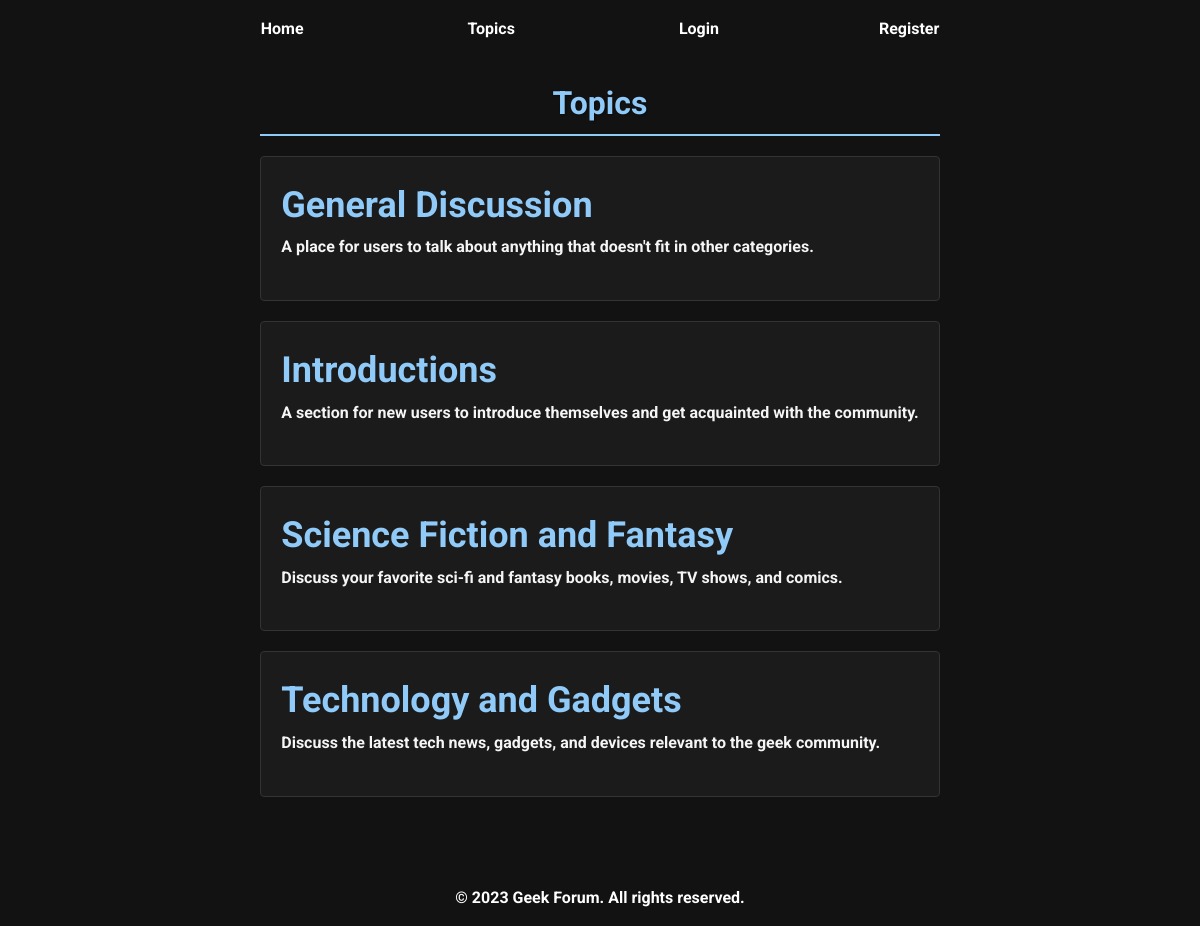
Page /topic.php on the committed database.
### tables this page shows
CREATE TABLE `topics` (
  `id` int(11) NOT NULL,
  `title` varchar(256) NOT NULL,
  `description` varchar(256) NOT NULL
);

### topic.php (the view, shortened to what this page needs)
<?php
    require 'db.php';
    $sql = "SELECT * FROM topics";
    $topics = $conn->query($sql);
?>
<!DOCTYPE html>
<html lang="en">
<head>
    <link rel="stylesheet" href="topic.css">
</head>
<body>
    <?php require "header.php"?>
    <main class="container">
        <h1>Topics</h1>
        <section class="topics">
            <ul class="topic-list">
            <?php if ($topics->num_rows > 0):?>
            <?php while ($topic = $topics->fetch_assoc()):?>
                <li class="topic-item">
                    <a href="topic_posts/<?php echo $topic['id']; ?>" class="topic-title">
                        <h2><?php echo htmlspecialchars($topic['title']); ?></h2>
                    </a>
                    <p class="topic-description"><?php echo htmlspecialchars($topic['description']); ?></p>
                </li>
            <?php endwhile;?>
            <?php else: ?>
                <p>No topics found.</p>
            <?php endif;?>
            </ul>
        </section>
    </main>
    <?php include("footer.php"); ?>
</body>
</html>

### topic.css (style rules this page uses)
* { margin: 0; padding: 0; box-sizing: border-box; }
html { height: 100%; }
body { font-family: 'Roboto', sans-serif; background-color: #121212; font-weight: bold; line-height: 1.6; color: #f5f5f5; display: flex; flex-direction: column; min-height: 100%; min-width: 800px; overflow-x: auto; overflow-y: auto; background-image: url('.resources/background.jpg'); background-position: center; background-repeat: no-repeat; background-size: cover; background-attachment: fixed; }
.container { max-width: 1200px; margin: 0 auto; padding: 20px; }
h1 { color: #90caf9; text-align: center; font-size: 2rem; margin-bottom: 20px; font-weight: bold; text-shadow: 1px 1px 2px rgba(0, 0, 0, 0.4); border-bottom: 2px solid #90caf9; padding-bottom: 5px; }
.topic-list { list-style: none; padding: 0; margin: 20px 0; }
.topic-item { background-color: rgba(30, 30, 30, 0.8); border: 1px solid #333; border-radius: 4px; padding: 20px; margin-bottom: 20px; transition: all 0.3s; }
.topic-title { font-size: 1.5em; margin-bottom: 10px; color: #90caf9; text-decoration: none; }
.topic-description { font-size: 1em; color: #f5f5f5; margin-bottom: 20px; }

### rows in the picture
topics: title "General Discussion", description "A place for users to talk about anything that doesn't fit in other categories."
topics: title "Introductions", description "A section for new users to introduce themselves and get acquainted with the community."
topics: title "Science Fiction and Fantasy", description "Discuss your favorite sci-fi and fantasy books, movies, TV shows, and comics."
topics: title "Technology and Gadgets", description "Discuss the latest tech news, gadgets, and devices relevant to the geek community."
